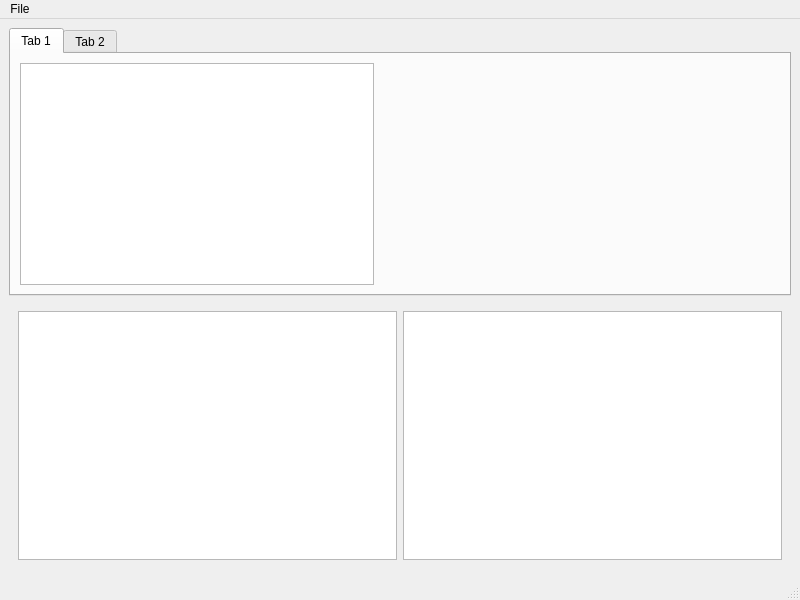
<?xml version="1.0" encoding="UTF-8"?>
<ui version="4.0">
 <class>MainWindow</class>
 <widget class="QMainWindow" name="MainWindow">
  <property name="geometry">
   <rect>
    <x>0</x>
    <y>0</y>
    <width>800</width>
    <height>600</height>
   </rect>
  </property>
  <property name="windowTitle">
   <string>MainWindow</string>
  </property>
  <widget class="QWidget" name="centralwidget">
   <layout class="QVBoxLayout" name="verticalLayout">
    <item>
     <widget class="QTabWidget" name="tabWidget">
      <property name="currentIndex">
       <number>0</number>
      </property>
      <widget class="QWidget" name="tab">
       <attribute name="title">
        <string>Tab 1</string>
       </attribute>
       <layout class="QHBoxLayout" name="horizontalLayout">
        <item>
         <widget class="QTextBrowser" name="display"/>
        </item>
        <item>
         <widget class="QCustomPlot" name="plotPanel" native="true">
          <property name="minimumSize">
           <size>
            <width>400</width>
            <height>0</height>
           </size>
          </property>
         </widget>
        </item>
       </layout>
      </widget>
      <widget class="QWidget" name="tab_2">
       <attribute name="title">
        <string>Tab 2</string>
       </attribute>
       <layout class="QVBoxLayout" name="verticalLayout_2">
        <item>
         <widget class="QTreeView" name="tableBills">
          <property name="font">
           <font>
            <family>Fira Code</family>
            <pointsize>10</pointsize>
           </font>
          </property>
         </widget>
        </item>
       </layout>
      </widget>
     </widget>
    </item>
    <item>
     <widget class="QWidget" name="widget" native="true">
      <layout class="QHBoxLayout" name="horizontalLayout_2">
       <item>
        <widget class="QTextBrowser" name="textBrowser"/>
       </item>
       <item>
        <widget class="QTextEdit" name="textEdit"/>
       </item>
      </layout>
     </widget>
    </item>
   </layout>
  </widget>
  <widget class="QMenuBar" name="menubar">
   <property name="geometry">
    <rect>
     <x>0</x>
     <y>0</y>
     <width>800</width>
     <height>25</height>
    </rect>
   </property>
   <widget class="QMenu" name="menuFile">
    <property name="title">
     <string>File</string>
    </property>
    <addaction name="actionNew_Bill"/>
   </widget>
   <addaction name="menuFile"/>
  </widget>
  <widget class="QStatusBar" name="statusbar"/>
  <action name="actionNew_Bill">
   <property name="text">
    <string>New Bill</string>
   </property>
   <property name="shortcut">
    <string>Ctrl+B</string>
   </property>
  </action>
 </widget>
 <customwidgets>
  <customwidget>
   <class>QCustomPlot</class>
   <extends>QWidget</extends>
   <header>qcustomplot-source/qcustomplot.h</header>
   <container>1</container>
  </customwidget>
 </customwidgets>
 <resources/>
 <connections/>
</ui>
